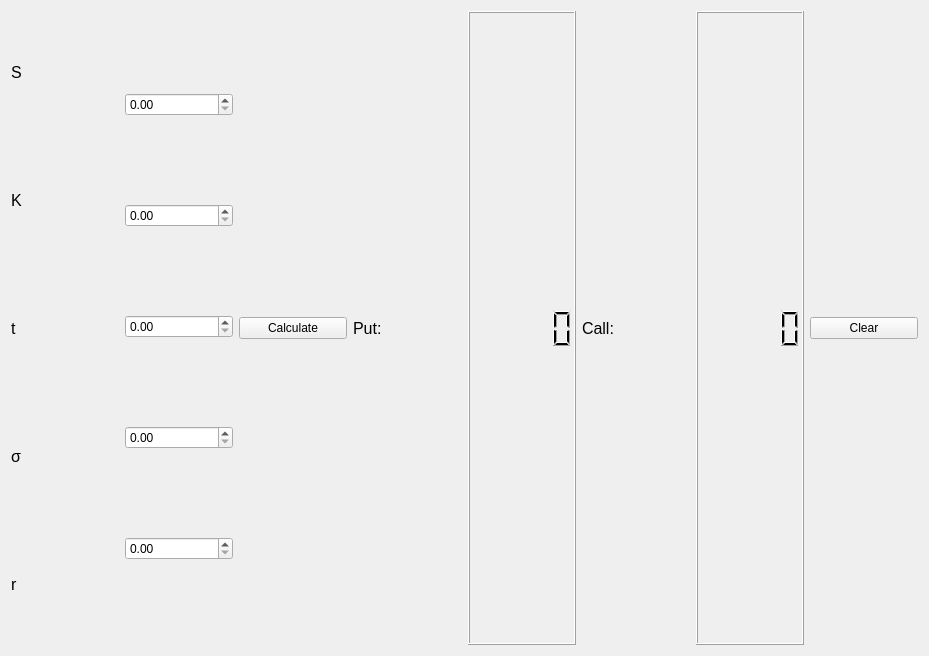
<?xml version="1.0" encoding="UTF-8"?>
<ui version="4.0">
 <class>OptionsPricingClass</class>
 <widget class="QWidget" name="OptionsPricingClass">
  <property name="geometry">
   <rect>
    <x>0</x>
    <y>0</y>
    <width>929</width>
    <height>656</height>
   </rect>
  </property>
  <property name="windowTitle">
   <string>OptionsPricing</string>
  </property>
  <layout class="QHBoxLayout" name="horizontalLayout">
   <item>
    <layout class="QVBoxLayout" name="verticalLayout">
     <item>
      <widget class="QLabel" name="labelS">
       <property name="font">
        <font>
         <pointsize>12</pointsize>
        </font>
       </property>
       <property name="text">
        <string>S</string>
       </property>
      </widget>
     </item>
     <item>
      <widget class="QLabel" name="labelK">
       <property name="font">
        <font>
         <pointsize>12</pointsize>
        </font>
       </property>
       <property name="text">
        <string>K</string>
       </property>
      </widget>
     </item>
     <item>
      <widget class="QLabel" name="labelt">
       <property name="font">
        <font>
         <pointsize>12</pointsize>
        </font>
       </property>
       <property name="text">
        <string>t</string>
       </property>
      </widget>
     </item>
     <item>
      <widget class="QLabel" name="labelO">
       <property name="font">
        <font>
         <pointsize>12</pointsize>
        </font>
       </property>
       <property name="text">
        <string>σ</string>
       </property>
      </widget>
     </item>
     <item>
      <widget class="QLabel" name="labelr">
       <property name="font">
        <font>
         <pointsize>12</pointsize>
        </font>
       </property>
       <property name="text">
        <string>r</string>
       </property>
      </widget>
     </item>
    </layout>
   </item>
   <item>
    <layout class="QVBoxLayout" name="verticalLayout_2">
     <item>
      <widget class="QDoubleSpinBox" name="doubleSpinBoxS"/>
     </item>
     <item>
      <widget class="QDoubleSpinBox" name="doubleSpinBoxK"/>
     </item>
     <item>
      <widget class="QDoubleSpinBox" name="doubleSpinBoxT"/>
     </item>
     <item>
      <widget class="QDoubleSpinBox" name="doubleSpinBoxO"/>
     </item>
     <item>
      <widget class="QDoubleSpinBox" name="doubleSpinBoxR"/>
     </item>
    </layout>
   </item>
   <item>
    <widget class="QPushButton" name="pushButtonCalculate">
     <property name="text">
      <string>Calculate</string>
     </property>
    </widget>
   </item>
   <item>
    <widget class="QLabel" name="label_2">
     <property name="font">
      <font>
       <pointsize>12</pointsize>
      </font>
     </property>
     <property name="text">
      <string>Put:</string>
     </property>
    </widget>
   </item>
   <item>
    <widget class="QLCDNumber" name="lcdNumberPut"/>
   </item>
   <item>
    <widget class="QLabel" name="label">
     <property name="font">
      <font>
       <pointsize>12</pointsize>
      </font>
     </property>
     <property name="text">
      <string>Call: </string>
     </property>
    </widget>
   </item>
   <item>
    <widget class="QLCDNumber" name="lcdNumberCall"/>
   </item>
   <item>
    <widget class="QPushButton" name="pushButtonClear">
     <property name="text">
      <string>Clear</string>
     </property>
    </widget>
   </item>
  </layout>
 </widget>
 <layoutdefault spacing="6" margin="11"/>
 <resources>
  <include location="OptionsPricing.qrc"/>
 </resources>
 <connections/>
</ui>
